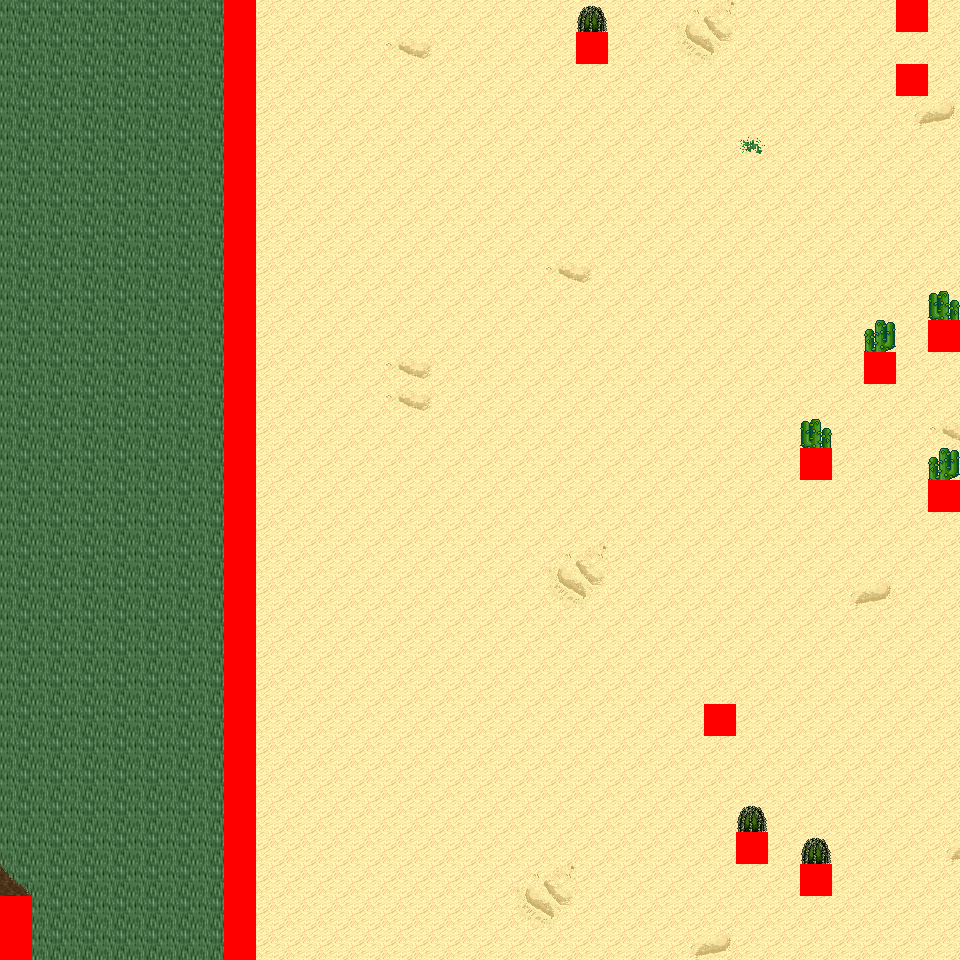

A 2D game scene composited from a Tiled map and its tileset images. What follows is a short description and the map's XML, with each tile layer's data collapsed to a summary:
An orthogonal 30x30 tile map with 32x32 px tiles, 6 tile layers (Ground, Object, Object2, Above, ...), 18 tilesets and 6 objects (6x mapExit).

<map version="1.0" orientation="orthogonal" renderorder="right-down" width="30" height="30" tilewidth="32" tileheight="32" nextobjectid="7">
  <tileset firstgid="1" name="tileset_logic_collision" tilewidth="32" tileheight="32" tilecount="1" columns="1">
    <image source="../drawable/tileset_logic_collision.png" width="32" height="32" />
  </tileset>
  <tileset firstgid="2" name="tileset_ground_ground" tilewidth="32" tileheight="32" tilecount="33" columns="3">
    <image source="../drawable/tileset_ground_ground.png" width="96" height="352" />
  </tileset>
  <tileset firstgid="35" name="tileset_ground_ridge_earth_pale" tilewidth="32" tileheight="32" tilecount="96" columns="12">
    <image source="../drawable/tileset_ground_ridge_earth_pale.png" width="384" height="256" />
  </tileset>
  <tileset firstgid="131" name="tileset_ground_ridge_earth_dark" tilewidth="32" tileheight="32" tilecount="96" columns="12">
    <image source="../drawable/tileset_ground_ridge_earth_dark.png" width="384" height="256" />
  </tileset>
  <tileset firstgid="227" name="tileset_terrain_desert" tilewidth="32" tileheight="32" tilecount="88" columns="8">
    <image source="../drawable/tileset_terrain_desert.png" width="256" height="352" />
  </tileset>
  <tileset firstgid="315" name="tileset_building_witch_hut" tilewidth="32" tileheight="32" tilecount="80" columns="5">
    <image source="../drawable/tileset_building_witch_hut.png" width="160" height="512" />
  </tileset>
  <tileset firstgid="395" name="tileset_ground_earth_edges_yellowgreen" tilewidth="32" tileheight="32" tilecount="15" columns="5">
    <image source="../drawable/tileset_ground_earth_edges_yellowgreen.png" width="160" height="96" />
  </tileset>
  <tileset firstgid="410" name="tileset_item_firewood" tilewidth="32" tileheight="32" tilecount="12" columns="3">
    <image source="../drawable/tileset_item_firewood.png" width="96" height="128" />
  </tileset>
  <tileset firstgid="422" name="tileset_object_well_hoist" tilewidth="32" tileheight="32" tilecount="9" columns="3">
    <image source="../drawable/tileset_object_well_hoist.png" width="96" height="96" />
  </tileset>
  <tileset firstgid="431" name="tileset_plant_bush_various_small" tilewidth="32" tileheight="32" tilecount="9" columns="3">
    <image source="../drawable/tileset_plant_bush_various_small.png" width="96" height="96" />
  </tileset>
  <tileset firstgid="440" name="tileset_plant_bush_bushes" tilewidth="32" tileheight="32" tilecount="10" columns="5">
    <image source="../drawable/tileset_plant_bush_bushes.png" width="160" height="64" />
  </tileset>
  <tileset firstgid="450" name="tileset_plant_stump_stump_rectangular" tilewidth="32" tileheight="32" tilecount="4" columns="2">
    <image source="../drawable/tileset_plant_stump_stump_rectangular.png" width="64" height="64" />
  </tileset>
  <tileset firstgid="454" name="tileset_plant_stump_small_stump" tilewidth="32" tileheight="32" tilecount="4" columns="2">
    <image source="../drawable/tileset_plant_stump_small_stump.png" width="64" height="64" />
  </tileset>
  <tileset firstgid="458" name="tileset_plant_tree_evergreen" tilewidth="32" tileheight="32" tilecount="36" columns="3">
    <image source="../drawable/tileset_plant_tree_evergreen.png" width="96" height="384" />
  </tileset>
  <tileset firstgid="494" name="tileset_ground_sand_2" tilewidth="32" tileheight="32" tilecount="15" columns="5">
    <image source="../drawable/tileset_ground_sand_2.png" width="160" height="96" />
  </tileset>
  <tileset firstgid="509" name="tileset_plant_cactus_2" tilewidth="32" tileheight="32" tilecount="10" columns="5">
    <image source="../drawable/tileset_plant_cactus_2.png" width="160" height="64" />
  </tileset>
  <tileset firstgid="519" name="tileset_plant_cactus" tilewidth="32" tileheight="32" tilecount="2" columns="1">
    <image source="../drawable/tileset_plant_cactus.png" width="32" height="64" />
  </tileset>
  <tileset firstgid="521" name="tileset_ground_rock_pebbles" tilewidth="32" tileheight="32" tilecount="3" columns="1">
    <image source="../drawable/tileset_ground_rock_pebbles.png" width="32" height="96" />
  </tileset>
  <layer name="Ground" width="30" height="30">
    <data>[900 cells, 900 non-empty, 12 distinct tile ids]</data>
  </layer>
  <layer name="Object" width="30" height="30">
    <data>[900 cells, 42 non-empty, 8 distinct tile ids]</data>
  </layer>
  <layer name="Object2" width="30" height="30">
    <data>[900 cells, 0 non-empty, 0 distinct tile ids]</data>
  </layer>
  <layer name="Above" width="30" height="30">
    <data>[900 cells, 7 non-empty, 3 distinct tile ids]</data>
  </layer>
  <layer name="Above2" width="30" height="30">
    <data>[900 cells, 0 non-empty, 0 distinct tile ids]</data>
  </layer>
  <layer name="Walkable" width="30" height="30">
    <data>[900 cells, 42 non-empty, 1 distinct tile ids]</data>
  </layer>
  <objectgroup name="MapEvents">
    <object id="1" name="north" type="mapExit" x="0" y="0" width="224" height="32">
      <properties>
        <property name="map" value="level_0_x55_y95" />
        <property name="x" value="0" />
        <property name="y" value="28" />
      </properties>
    </object>
    <object id="2" name="north2" type="mapExit" x="256" y="0" width="640" height="32">
      <properties>
        <property name="map" value="level_0_x55_y95" />
        <property name="x" value="8" />
        <property name="y" value="28" />
      </properties>
    </object>
    <object id="3" name="north3" type="mapExit" x="928" y="0" width="32" height="32">
      <properties>
        <property name="map" value="level_0_x55_y95" />
        <property name="x" value="29" />
        <property name="y" value="28" />
      </properties>
    </object>
    <object id="4" name="south" type="mapExit" x="32" y="928" width="192" height="32">
      <properties>
        <property name="map" value="level_0_x55_y97" />
        <property name="x" value="1" />
        <property name="y" value="1" />
      </properties>
    </object>
    <object id="5" name="south2" type="mapExit" x="256" y="928" width="704" height="32">
      <properties>
        <property name="map" value="level_0_x55_y97" />
        <property name="x" value="8" />
        <property name="y" value="1" />
      </properties>
    </object>
    <object id="6" name="west" type="mapExit" x="0" y="0" width="32" height="896">
      <properties>
        <property name="map" value="level_0_x54_y96" />
        <property name="x" value="28" />
        <property name="y" value="0" />
      </properties>
    </object>
  </objectgroup>
</map>
